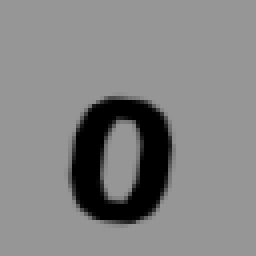
#> input picture tools/hog_transform/digit_dataset/0/digit_0_121.png, 64 x 64 px (shown 4 times larger); its folder holds only this picture in this run
$ jupyter execute img_to_progment.ipynb
#> lines starting #> are read from the running program, lines starting #| are printed output that depends on the picture
This program cuts the input images into square shapes ([64, 64], [48,48], [32,32]..), converts them to grayscale and then converts them to progment array

[cell 1]
import os
import numpy as np
from PIL import Image

[cell 2]
input_folder = 'digit_dataset'
output_folder = 'digit_array'

# Create output base directory
os.makedirs(output_folder, exist_ok=True)

# List class folders
class_folders = [d for d in os.listdir(input_folder) if os.path.isdir(os.path.join(input_folder, d))]

for class_name in class_folders:
    input_class_folder = os.path.join(input_folder, class_name)
    output_class_folder = os.path.join(output_folder, class_name)
    os.makedirs(output_class_folder, exist_ok=True)

    image_files = [f for f in os.listdir(input_class_folder) if f.lower().endswith(('.png', '.jpg', '.jpeg', '.bmp'))]

    for filename in image_files:
        try:
            # FIX: Use input_class_folder instead of input_folder
            img_path = os.path.join(input_class_folder, filename)
            img = Image.open(img_path).convert('L')  # Convert to grayscale
            img_resized = img.resize((32,32))
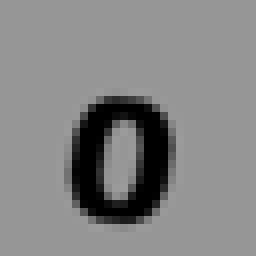
#> img_resized: PIL image 32x32 L (shown 8 times larger); min 0, max 155, mean 132
            img_array = np.asarray(img_resized, dtype=np.uint8)

            # Ensure correct shape
            if img_array.shape != (32,32):
                raise ValueError(f"Resized image shape incorrect: {img_array.shape}")

            flat_array = img_array.flatten()
#> flat_array = 1024 values, max 155 at index 527, min 0 at index 429, mean 132
            if flat_array.shape[0] != 32*32:
                raise ValueError(f"Flattened array length is not 4096: {flat_array.shape[0]}")

            # Format to C-style progmem array
            variable_name = os.path.splitext(filename)[0].replace(" ", "_").replace("-", "_")
            array_lines = ', '.join(str(v) for v in flat_array)
            c_array = f"const uint8_t {variable_name}_progmem[] = {{\n  {array_lines}\n}};\n"

            # Save to .txt
            output_path = os.path.join(output_class_folder, f"{variable_name}.txt")
            with open(output_path, 'w') as f:
                f.write(c_array)

            print(f"✅ {class_name}/{filename} -> {variable_name}.txt")

        except Exception as e:
            print(f"❌ Error processing {filename}: {e}")
#> pass 2 of the loop `for class_name in class_folders:`:
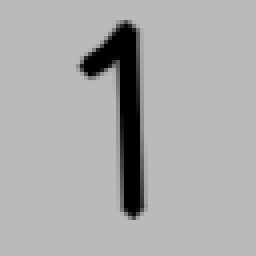
#> input picture tools/hog_transform/digit_dataset/1/digit_1_134.png, 64 x 64 px (shown 4 times larger)
#> `img_resized = img.resize((32,32))`:
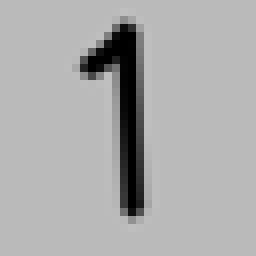
#> img_resized: PIL image 32x32 L (shown 8 times larger); min 0, max 191, mean 172.1
#> flat_array = 1024 values, max 191 at index 47, min 0 at index 143, mean 172.1

print("\n✅ All images processed successfully.")
